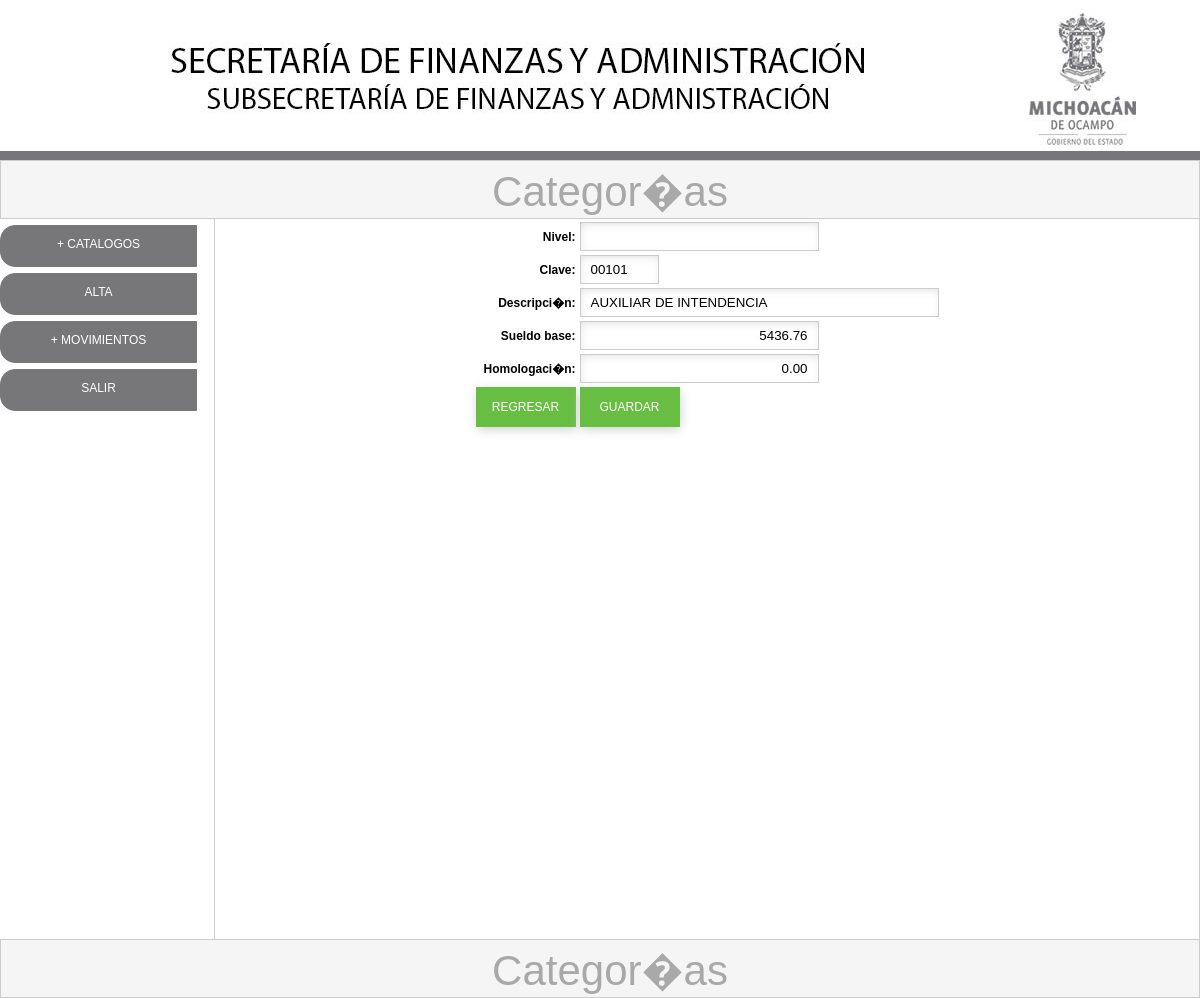
The app's page /cat_categorias_md.php?idcategoria=1 (signed in) with its own data.
### tables this page shows
CREATE TABLE `cat_categoria` (
  `idcategoria` int(11) NOT NULL AUTO_INCREMENT,
  `nivel` varchar(7) DEFAULT NULL,
  `clave` varchar(7) DEFAULT NULL,
  `descripcion` varchar(150) DEFAULT NULL,
  `sueldobase` decimal(10,2) DEFAULT '0.00' COMMENT 'Sueldo base sin comensaciones.',
  `hom` decimal(10,2) DEFAULT '0.00',
  PRIMARY KEY (`idcategoria`)
);

### cat_categorias_md.php (the view, shortened to what this page needs)
<?php require_once('Connections/conexion.php'); ?>
<?php
if (!function_exists("GetSQLValueString")) {
function GetSQLValueString($theValue, $theType, $theDefinedValue = "", $theNotDefinedValue = "")
{
  $theValue = function_exists("mysql_real_escape_string") ? mysql_real_escape_string($theValue) : mysql_escape_string($theValue);
  switch ($theType) {
    case "long":
    case "int":
      $theValue = ($theValue != "") ? intval($theValue) : "NULL";
      break;
  }
  return $theValue;
}
}
$editFormAction = $_SERVER['PHP_SELF'];
if (isset($_SERVER['QUERY_STRING'])) {
  $editFormAction .= "?" . htmlentities($_SERVER['QUERY_STRING']);
}
$colname_areas = "-1";
if (isset($_GET['idcategoria'])) {
  $colname_areas = $_GET['idcategoria'];
}
$query_areas = sprintf("SELECT * FROM cat_categoria WHERE idcategoria = %s", GetSQLValueString($colname_areas, "int"));
$areas = mysql_query($query_areas, $conexion) or die(mysql_error());
$row_areas = mysql_fetch_assoc($areas);
?>
<!doctype html>
<html>
<head>
<link rel="stylesheet" type="text/css" href="css/estilos.css">
</head>
<body topmargin="0" leftmargin="0">
<div id="todo">
	<div id="cabeza_prin">
    </div>
    <div id="cuerpo">
    <div id="tituloarriba">
   		<div id="titulosup">Categor�as</div>
    </div>
    	<div id="panelizq">
			<? include("menu.php"); ?>
      </div>
        <div id="centro_prin">
          <form method="post" name="form1" action="<?php echo $editFormAction; ?>">
            <table align="center">
              <tr valign="baseline">
                <td nowrap align="right"><label class="label">Nivel:</label></td>
                <td><input class="campo" type="text" name="nivel" value="<?php echo htmlentities($row_areas['nivel'], ENT_COMPAT, 'iso-8859-1'); ?>" size="25" maxlength="12"></td>
              </tr>
              <tr valign="baseline">
                <td nowrap align="right"><label class="label">Clave:</label></td>
                <td><input class="campo" type="text" name="clave" value="<?php echo htmlentities($row_areas['clave'], ENT_COMPAT, 'iso-8859-1'); ?>" size="5" maxlength="5"></td>
              </tr>
              <tr valign="baseline">
                <td nowrap align="right"><label class="label">Descripci�n:</label></td>
                <td><input class="campo" type="text" name="descripcion" value="<?php echo htmlentities($row_areas['descripcion'], ENT_COMPAT, 'iso-8859-1'); ?>" size="40" maxlength="150"></td>
              </tr>
              <tr valign="baseline">
                <td nowrap align="right"><label class="label">Sueldo base:</label></td>
                <td><input class="campo" type="text" name="sueldobase" value="<?php echo htmlentities($row_areas['sueldobase'], ENT_COMPAT, 'iso-8859-1'); ?>" size="25" maxlength="12" onKeyPress="return solonumeros(this.form, event);" style="text-align:right;"></td>
              </tr>
              <tr valign="baseline">
                <td nowrap align="right"><label class="label">Homologaci�n:</label></td>
                <td><input class="campo" type="text" name="hom" value="<?php echo htmlentities($row_areas['hom'], ENT_COMPAT, 'iso-8859-1'); ?>" size="25" maxlength="12" onKeyPress="return solonumeros(this.form, event);" style="text-align:right;"></td>
              </tr>
              <tr valign="baseline">
                <td nowrap align="right"><input class="boton" type="button" name="regresar" id="regresar" value="REGRESAR" onClick="location.replace('cat_categorias.php');"></td>
                <td><input class="boton" type="button" name="guardar" id="guardar" value="GUARDAR" onClick="if(valida(this.form)) submit();"></td>
              </tr>
            </table>
          </form>
          <p>&nbsp;</p>
        </div>
    </div>
    <div id="tituloabajo">
   		<div id="tituloinf">Categor�as</div>
    </div>
</div>
</body>
</html>

### css/estilos.css (style rules this page uses)
#todo { margin: 10px auto; width: 1200px; }
#cabeza_prin { width:1200px; height:150px; background: url(../imagenes/bannernomina.jpg); }
#cuerpo { width:1200px; height:645px; }
#panelizq { float:left; width:214px; height:637px; }
#centro_prin { float:left; border-left:1px solid #CCC; border-right:1px solid #CCC; width:984px;; height:720px; background-repeat:no-repeat; background-position:center; background-size:800px; }
#tituloarriba { border:1px solid #CCC; width:1198px; height:57px; background:#F5F5F5; }
#tituloabajo { border:1px solid #CCC; width:1198px; height:57px; background:#F5F5F5; float: left; }
#titulosup { padding-left:20px; font-family: Tahoma, Geneva, sans-serif; font-size: 42px; color: #A9A9A9; text-align:center; }
#tituloinf { padding-left:20px; font-family: Tahoma, Geneva, sans-serif; font-size: 42px; color: #A9A9A9; text-align:center; }
.campo { border: 0; outline:none; height:25px; border:1px solid #CCC; -webkit-box-shadow: inset 1px 3px 12px -5px #CCC; box-shadow: inset 1px 3px 12px -5px #CCC; padding-left:10px; padding-right:10px; }
.label { padding-left:5px; font-family:Tahoma, Geneva, sans-serif; font-size:12px; font-weight:bold; color:#000000; }
.boton { width:100px; height:40px; font-family:Tahoma, Geneva, sans-serif; font-size:12px; border:1px solid #68BE42; background:#68BE42; color:#FFFFFF; -webkit-box-shadow: 1px 3px 12px -1px #CCC; box-shadow: 1px 3px 12px -1px #CCC; }

### records on screen
cat_categoria: clave "00101", descripcion "AUXILIAR DE INTENDENCIA", sueldobase "5436.76", hom "0.00"
